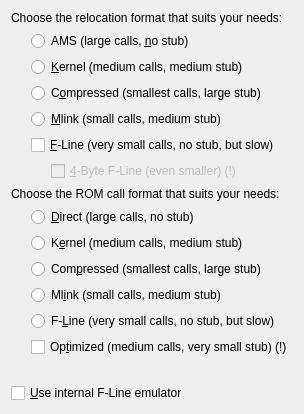
     <widget class="QWidget" name="PageRelocFormat" >
      <attribute name="title" >
       <string>&amp;Reloc Format</string>
      </attribute>
      <layout class="QVBoxLayout" >
       <item>
        <widget class="QLabel" name="textLabel1_2" >
         <property name="text" >
          <string>Choose the relocation format that suits your needs:</string>
         </property>
         <property name="wordWrap" >
          <bool>false</bool>
         </property>
        </widget>
       </item>
       <item>
        <layout class="QHBoxLayout" >
         <item>
          <spacer>
           <property name="orientation" >
            <enum>Qt::Horizontal</enum>
           </property>
           <property name="sizeType" >
            <enum>QSizePolicy::Fixed</enum>
           </property>
           <property name="sizeHint" >
            <size>
             <width>20</width>
             <height>20</height>
            </size>
           </property>
          </spacer>
         </item>
         <item>
          <layout class="QVBoxLayout" >
           <item>
            <widget class="QRadioButton" name="RelocAMS" >
             <property name="sizePolicy" >
              <sizepolicy vsizetype="Minimum" hsizetype="Minimum" >
               <horstretch>0</horstretch>
               <verstretch>0</verstretch>
              </sizepolicy>
             </property>
             <property name="text" >
              <string>AMS (large calls, &amp;no stub)</string>
             </property>
             <property name="shortcut" >
              <string>Alt+N</string>
             </property>
            </widget>
           </item>
           <item>
            <widget class="QRadioButton" name="RelocKernel" >
             <property name="sizePolicy" >
              <sizepolicy vsizetype="Minimum" hsizetype="Minimum" >
               <horstretch>0</horstretch>
               <verstretch>0</verstretch>
              </sizepolicy>
             </property>
             <property name="toolTip" >
              <string>KERNEL_FORMAT_RELOCS</string>
             </property>
             <property name="text" >
              <string>&amp;Kernel (medium calls, medium stub)</string>
             </property>
             <property name="shortcut" >
              <string>Alt+K</string>
             </property>
            </widget>
           </item>
           <item>
            <widget class="QRadioButton" name="RelocCompressed" >
             <property name="sizePolicy" >
              <sizepolicy vsizetype="Minimum" hsizetype="Minimum" >
               <horstretch>0</horstretch>
               <verstretch>0</verstretch>
              </sizepolicy>
             </property>
             <property name="toolTip" >
              <string>COMPRESSED_FORMAT_RELOCS</string>
             </property>
             <property name="text" >
              <string>C&amp;ompressed (smallest calls, large stub)</string>
             </property>
             <property name="shortcut" >
              <string>Alt+O</string>
             </property>
            </widget>
           </item>
           <item>
            <widget class="QRadioButton" name="RelocMlink" >
             <property name="sizePolicy" >
              <sizepolicy vsizetype="Minimum" hsizetype="Minimum" >
               <horstretch>0</horstretch>
               <verstretch>0</verstretch>
              </sizepolicy>
             </property>
             <property name="toolTip" >
              <string>MLINK_FORMAT_RELOCS</string>
             </property>
             <property name="text" >
              <string>&amp;Mlink (small calls, medium stub)</string>
             </property>
             <property name="shortcut" >
              <string>Alt+M</string>
             </property>
            </widget>
           </item>
           <item>
            <widget class="QCheckBox" name="UseFLineJumps" >
             <property name="sizePolicy" >
              <sizepolicy vsizetype="Minimum" hsizetype="Minimum" >
               <horstretch>0</horstretch>
               <verstretch>0</verstretch>
              </sizepolicy>
             </property>
             <property name="toolTip" >
              <string>USE_FLINE_JUMPS</string>
             </property>
             <property name="text" >
              <string>&amp;F-Line (very small calls, no stub, but slow)</string>
             </property>
             <property name="shortcut" >
              <string>Alt+F</string>
             </property>
            </widget>
           </item>
           <item>
            <layout class="QHBoxLayout" >
             <property name="spacing" >
              <number>6</number>
             </property>
             <property name="leftMargin" >
              <number>0</number>
             </property>
             <property name="topMargin" >
              <number>0</number>
             </property>
             <property name="rightMargin" >
              <number>0</number>
             </property>
             <property name="bottomMargin" >
              <number>0</number>
             </property>
             <item>
              <spacer>
               <property name="orientation" >
                <enum>Qt::Horizontal</enum>
               </property>
               <property name="sizeType" >
                <enum>QSizePolicy::Fixed</enum>
               </property>
               <property name="sizeHint" >
                <size>
                 <width>20</width>
                 <height>20</height>
                </size>
               </property>
              </spacer>
             </item>
             <item>
              <widget class="QCheckBox" name="Use4ByteFLineJumps" >
               <property name="enabled" >
                <bool>false</bool>
               </property>
               <property name="sizePolicy" >
                <sizepolicy vsizetype="Minimum" hsizetype="Minimum" >
                 <horstretch>0</horstretch>
                 <verstretch>0</verstretch>
                </sizepolicy>
               </property>
               <property name="toolTip" >
                <string>USE_4_BYTE_FLINE_JUMPS</string>
               </property>
               <property name="text" >
                <string>&amp;4-Byte F-Line (even smaller) (!)</string>
               </property>
               <property name="shortcut" >
                <string>Alt+4</string>
               </property>
              </widget>
             </item>
            </layout>
           </item>
          </layout>
         </item>
        </layout>
       </item>
       <item>
        <widget class="QLabel" name="textLabel2_2" >
         <property name="text" >
          <string>Choose the ROM call format that suits your needs:</string>
         </property>
         <property name="wordWrap" >
          <bool>false</bool>
         </property>
        </widget>
       </item>
       <item>
        <layout class="QHBoxLayout" >
         <item>
          <spacer>
           <property name="orientation" >
            <enum>Qt::Horizontal</enum>
           </property>
           <property name="sizeType" >
            <enum>QSizePolicy::Fixed</enum>
           </property>
           <property name="sizeHint" >
            <size>
             <width>20</width>
             <height>20</height>
            </size>
           </property>
          </spacer>
         </item>
         <item>
          <layout class="QVBoxLayout" >
           <item>
            <widget class="QRadioButton" name="ROMCallDirect" >
             <property name="sizePolicy" >
              <sizepolicy vsizetype="Minimum" hsizetype="Minimum" >
               <horstretch>0</horstretch>
               <verstretch>0</verstretch>
              </sizepolicy>
             </property>
             <property name="text" >
              <string>&amp;Direct (large calls, no stub)</string>
             </property>
             <property name="shortcut" >
              <string>Alt+D</string>
             </property>
            </widget>
           </item>
           <item>
            <widget class="QRadioButton" name="ROMCallKernel" >
             <property name="sizePolicy" >
              <sizepolicy vsizetype="Minimum" hsizetype="Minimum" >
               <horstretch>0</horstretch>
               <verstretch>0</verstretch>
              </sizepolicy>
             </property>
             <property name="toolTip" >
              <string>KERNEL_FORMAT_ROM_CALLS</string>
             </property>
             <property name="text" >
              <string>K&amp;ernel (medium calls, medium stub)</string>
             </property>
             <property name="shortcut" >
              <string>Alt+E</string>
             </property>
            </widget>
           </item>
           <item>
            <widget class="QRadioButton" name="ROMCallCompressed" >
             <property name="sizePolicy" >
              <sizepolicy vsizetype="Minimum" hsizetype="Minimum" >
               <horstretch>0</horstretch>
               <verstretch>0</verstretch>
              </sizepolicy>
             </property>
             <property name="toolTip" >
              <string>COMPRESSED_FORMAT_ROM_CALLS</string>
             </property>
             <property name="text" >
              <string>Com&amp;pressed (smallest calls, large stub)</string>
             </property>
             <property name="shortcut" >
              <string>Alt+P</string>
             </property>
            </widget>
           </item>
           <item>
            <widget class="QRadioButton" name="ROMCallMlink" >
             <property name="sizePolicy" >
              <sizepolicy vsizetype="Minimum" hsizetype="Minimum" >
               <horstretch>0</horstretch>
               <verstretch>0</verstretch>
              </sizepolicy>
             </property>
             <property name="toolTip" >
              <string>MLINK_FORMAT_ROM_CALLS</string>
             </property>
             <property name="text" >
              <string>Ml&amp;ink (small calls, medium stub)</string>
             </property>
             <property name="shortcut" >
              <string>Alt+I</string>
             </property>
            </widget>
           </item>
           <item>
            <widget class="QRadioButton" name="ROMCallFLine" >
             <property name="sizePolicy" >
              <sizepolicy vsizetype="Minimum" hsizetype="Minimum" >
               <horstretch>0</horstretch>
               <verstretch>0</verstretch>
              </sizepolicy>
             </property>
             <property name="toolTip" >
              <string>USE_FLINE_ROM_CALLS</string>
             </property>
             <property name="text" >
              <string>F-&amp;Line (very small calls, no stub, but slow)</string>
             </property>
             <property name="shortcut" >
              <string>Alt+L</string>
             </property>
            </widget>
           </item>
           <item>
            <widget class="QCheckBox" name="OptimizeROMCalls" >
             <property name="sizePolicy" >
              <sizepolicy vsizetype="Minimum" hsizetype="Minimum" >
               <horstretch>0</horstretch>
               <verstretch>0</verstretch>
              </sizepolicy>
             </property>
             <property name="toolTip" >
              <string>OPTIMIZE_ROM_CALLS</string>
             </property>
             <property name="text" >
              <string>Op&amp;timized (medium calls, very small stub) (!)</string>
             </property>
             <property name="shortcut" >
              <string>Alt+T</string>
             </property>
            </widget>
           </item>
          </layout>
         </item>
        </layout>
       </item>
       <item>
        <spacer>
         <property name="orientation" >
          <enum>Qt::Vertical</enum>
         </property>
         <property name="sizeType" >
          <enum>QSizePolicy::Expanding</enum>
         </property>
         <property name="sizeHint" >
          <size>
           <width>20</width>
           <height>20</height>
          </size>
         </property>
        </spacer>
       </item>
       <item>
        <widget class="QCheckBox" name="UseInternalFLineEmulator" >
         <property name="sizePolicy" >
          <sizepolicy vsizetype="Minimum" hsizetype="Minimum" >
           <horstretch>0</horstretch>
           <verstretch>0</verstretch>
          </sizepolicy>
         </property>
         <property name="toolTip" >
          <string>USE_INTERNAL_FLINE_EMULATOR</string>
         </property>
         <property name="text" >
          <string>&amp;Use internal F-Line emulator</string>
         </property>
         <property name="shortcut" >
          <string>Alt+U</string>
         </property>
        </widget>
       </item>
      </layout>
     </widget>
